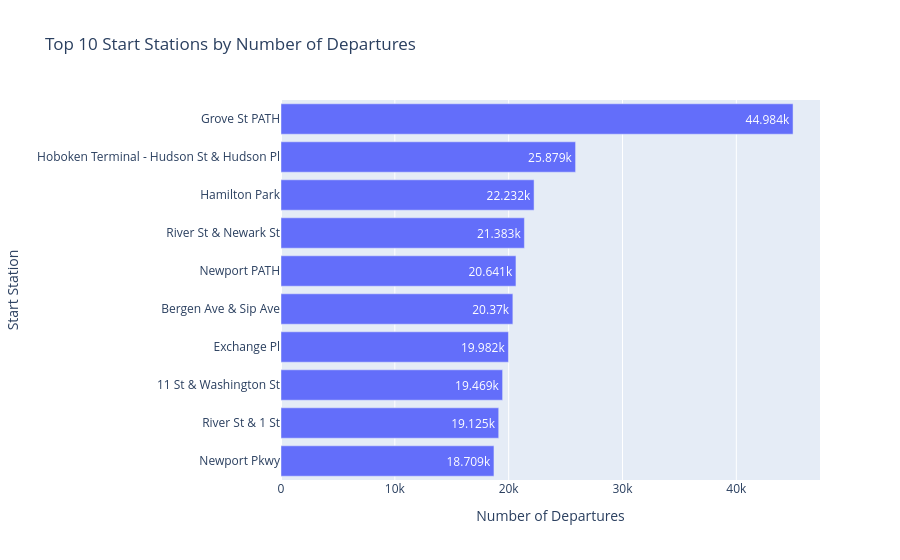

Notebook code for this chart:
### Code cell
fig = px.bar(
    top_start_stations.sort_values("number_of_departures"),
    x="number_of_departures",
    y="start_station_name",
    orientation="h",
    title="Top 10 Start Stations by Number of Departures",
    text_auto=True
)

fig.update_layout(
    xaxis_title="Number of Departures",
    yaxis_title="Start Station"
)

fig.show()

### Figure 1 — Plotly figure (JSON) as saved in the notebook; plotly's stock layout.template omitted (floating-point values rounded to 4 significant figures)
{"data": [{"hovertemplate": "number_of_departures=%{x}<br>start_station_name=%{y}<extra></extra>", "legendgroup": "", "marker": {"color": "#636efa", "pattern": {"shape": ""}}, "name": "", "orientation": "h", "showlegend": false, "textposition": "auto", "texttemplate": "%{x}", "type": "bar", "x": [18709, 19125, 19469, 19982, 20370, 20641, 21383, 22232, 25879, 44984], "xaxis": "x", "y": ["Newport Pkwy", "River St & 1 St", "11 St & Washington St", "Exchange Pl", "Bergen Ave & Sip Ave", "Newport PATH", "River St & Newark St", "Hamilton Park", "Hoboken Terminal - Hudson St & Hudson Pl", "Grove St PATH"], "yaxis": "y"}], "layout": {"barmode": "relative", "legend": {"tracegroupgap": 0}, "title": {"text": "Top 10 Start Stations by Number of Departures"}, "xaxis": {"anchor": "y", "domain": [0, 1], "title": {"text": "Number of Departures"}}, "yaxis": {"anchor": "x", "domain": [0, 1], "title": {"text": "Start Station"}}}}
